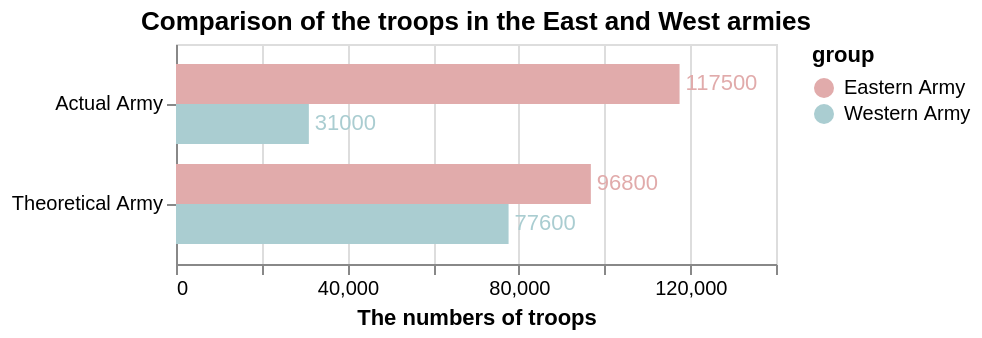

This figure's Vega-Lite source:
### Vega-Lite specification from a JSON file in a GitHub repository (floating-point values rounded to 4 significant figures)
{"$schema": "https://vega.github.io/schema/vega-lite/v5.json", "title": "Comparison of the troops in the East and West armies", "width": "container", "data": {"values": [{"category": "Theoretical Army", "group": "Eastern Army", "value": 96800}, {"category": "Theoretical Army", "group": "Western Army", "value": 77600}, {"category": "Actual Army", "group": "Eastern Army", "value": 117500}, {"category": "Actual Army", "group": "Western Army", "value": 31000}]}, "encoding": {"y": {"field": "category", "title": null}, "x": {"field": "value", "type": "quantitative", "title": "The numbers of troops", "scale": {"domain": [0, 140000]}}, "yOffset": {"field": "group"}, "color": {"field": "group", "type": "nominal", "scale": {"domain": ["Eastern Army", "Western Army"], "range": ["#e1abab", "#aacdd1"]}}, "tooltip": [{"field": "group"}, {"field": "value", "title": "The numbers of troops"}]}, "layer": [{"mark": "bar"}, {"mark": {"type": "text", "align": "left", "baseline": "middle", "dx": 3}, "encoding": {"text": {"field": "value", "type": "quantitative"}}}], "config": {}}
